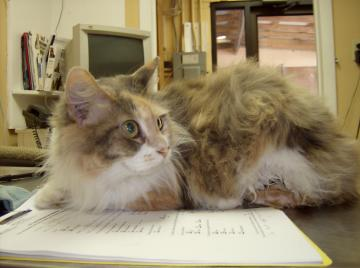
#> input picture Data/CatsDogs/PetImages/Cat/10092.jpg, 360 x 268 px; its folder holds only this picture in this run
$ jupyter execute --allow-errors Chapter_11_Support_Vector_Machine.ipynb
#> lines starting #> are read from the running program, lines starting #| are printed output that depends on the picture
#

# 11. Support Vector Machine

## CPE 490 590
## Rahul Bhadani

[cell 1]
import numpy as np
import matplotlib.pyplot as plt
from sklearn.datasets import make_circles
plt.rcParams['font.family'] = 'Serif'
plt.rcParams['font.size'] = 21

# Generate nonlinearly separable data
X, y = make_circles(n_samples=500, noise=0.1, factor=0.5, random_state=42)

# Plot the data
plt.figure(figsize=(8, 6))
plt.scatter(X[y == 0, 0], X[y == 0, 1], color='red', label='Class 0', edgecolors='k')
plt.scatter(X[y == 1, 0], X[y == 1, 1], color='blue', label='Class 1', edgecolors='k')
plt.title('Nonlinearly Separable Data')
plt.xlabel('Feature 1')
plt.ylabel('Feature 2')
plt.legend()
plt.grid(True)

# Save the plot as a PDF
plt.savefig('../figures/nonlinearly_separable_data.pdf', format='pdf')

# Show the plot
plt.show()

# Hyperplane Equation

[cell 2]
import numpy as np
import matplotlib.pyplot as plt
from mpl_toolkits.mplot3d import Axes3D

# Define the hyperplane parameters
w = np.array([1, 2, 3])
beta = 4

# Choose a point x0 in 3D space
x0 = np.array([1, 1, 2])

# Calculate the projection of x0 onto the hyperplane
w_dot_x0 = np.dot(w, x0)
numerator = w_dot_x0 - beta
denominator = np.dot(w, w)
proj = x0 - (numerator / denominator) * w

# Create a meshgrid for the hyperplane
x = np.linspace(0, 2, 20)
y = np.linspace(0, 2, 20)
X, Y = np.meshgrid(x, y)
Z = (beta - w[0]*X - w[1]*Y) / w[2]

# Create the 3D plot
fig = plt.figure(figsize=(15, 15))
ax = fig.add_subplot(111, projection='3d')

# Plot the hyperplane with red-yellow colormap
surf = ax.plot_surface(X, Y, Z, cmap='autumn', alpha=0.7)


# Set labels and legend
ax.set_xlabel('X')
ax.set_ylabel('Y')
ax.set_zlabel('Z')

ax.view_init(elev=10, azim=120)
ax.set_box_aspect((1, 1, 1))

# Save the figure as PDF
plt.savefig('hyperplane.pdf', format='pdf', bbox_inches='tight')
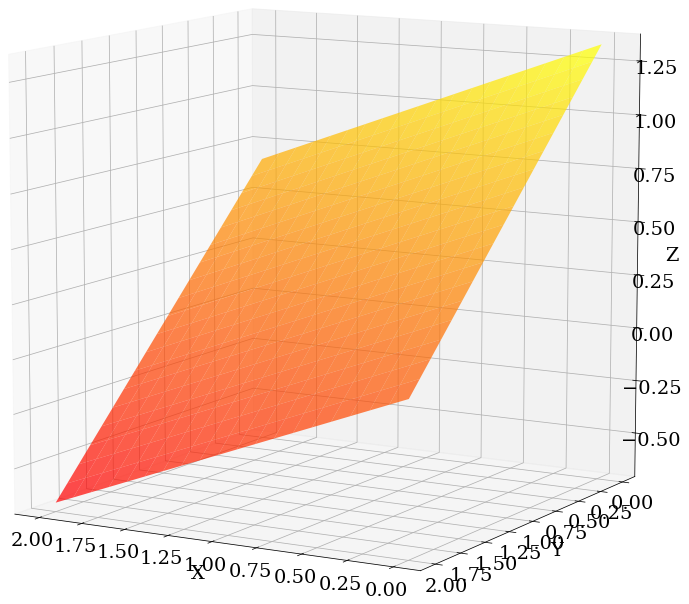
#> figure drawn by matplotlib, 1 panel

plt.show()

[cell 3]
import numpy as np
import matplotlib.pyplot as plt
from mpl_toolkits.mplot3d import Axes3D

# Define the hyperplane parameters
w = np.array([1, 2, 3])
beta = 4

# Choose a point x0 in 3D space
x0 = np.array([1, 1, 2])

# Calculate the projection of x0 onto the hyperplane
w_dot_x0 = np.dot(w, x0)
numerator = w_dot_x0 - beta
denominator = np.dot(w, w)
proj = x0 - (numerator / denominator) * w

# Create a meshgrid for the hyperplane
x = np.linspace(0, 2, 20)
y = np.linspace(0, 2, 20)
X, Y = np.meshgrid(x, y)
Z = (beta - w[0]*X - w[1]*Y) / w[2]

# Create the 3D plot
fig = plt.figure(figsize=(15, 15))
ax = fig.add_subplot(111, projection='3d')

# Plot the hyperplane with red-yellow colormap
surf = ax.plot_surface(X, Y, Z, cmap='autumn', alpha=0.7)

# Plot the original point and its projection
ax.scatter(*x0, color='blue', s=100, label='$\\mathbf{x}_0$')
ax.scatter(*proj, color='green', s=100, label='Projection')

# Draw the perpendicular line connecting x0 to its projection
ax.plot([x0[0], proj[0]], [x0[1], proj[1]], [x0[2], proj[2]],
        color='black', linestyle='--', linewidth=2, label='Perpendicular line')

# Set labels and legend
ax.set_xlabel('X')
ax.set_ylabel('Y')
ax.set_zlabel('Z')
ax.legend()
ax.view_init(elev=10, azim=120)
ax.set_box_aspect((1, 1, 1))

# Save the figure as PDF
plt.savefig('hyperplane_projection.pdf', format='pdf', bbox_inches='tight')

plt.show()

# 1. SVM: Linear Hyperplane Separation

### Problem: Generate a linearly separarelable dataset consisting of two class, implement support vector machine to separate them. Also create plot in matplotlib to visualize the maximum separation and support vectors.

### Steps:

- **Generate a Linearly Separable Dataset:** We’ll create a synthetic dataset with two classes that are linearly separable. For demonstration purposes, we'll generate random data points using make_blobs from sklearn.datasets.
- **Implement Support Vector Machine (SVM):** We’ll use the `LinearSVC` class from `sklearn.sv`m to train an SVM model on our dataset. This classifier aims to find the optimal hyperplane that maximizes the separation between the two classes.
- **Visualize the Decision Boundary and Support Vectors:** We’ll plot the decision boundary and highlight the support vectors.

## Generation Synethetic Dataset

[cell 4]
import numpy as np
import matplotlib.pyplot as plt
from sklearn.datasets import make_blobs
from sklearn.svm import LinearSVC
from sklearn.inspection import DecisionBoundaryDisplay
plt.rcParams['font.family'] = 'Serif'
plt.rcParams['font.size'] = 21


# Generate a linearly separable dataset
X, y = make_blobs(n_samples=100, centers=[[2, 2], [-3, -2]], random_state=0)

# Train a Linear SVM

[cell 5]
## The large value of C means clearly seaprable case
clf = LinearSVC(C=1e6, loss="hinge", random_state=42, dual="auto").fit(X, y)

# Obtain the support vectors

[cell 6]
decision_function = clf.decision_function(X)
support_vector_indices = np.where(np.abs(decision_function) <= 1 + 1e-15)
support_vectors = X[support_vector_indices]

# Plot the data points and decision boundary

[cell 7]
plt.figure(figsize=(8, 8))
plt.scatter(X[:, 0], X[:, 1], c=y, s=60, cmap=plt.cm.Paired)
ax = plt.gca()
DecisionBoundaryDisplay.from_estimator(
    clf,
    X,
    ax=ax,
    grid_resolution=50,
    plot_method="contour",
    colors="k",
    levels=[-1, 0, 1],
    alpha=0.5,
    linestyles=["--", "-", "--"],
)
plt.scatter(support_vectors[:, 0], support_vectors[:, 1], s=300, linewidth=2, facecolors="none", edgecolors="k")
plt.title("Linear SVM Decision Boundary")
plt.xlabel("Feature 1")
plt.ylabel("Feature 2")
plt.tight_layout()
#plt.axis('equal')

plt.show()

# 2. SVM: Linear Hyperplane with Fuzzy Separation

# Generate dataSet that may need some misclassfication

[cell 8]
# Generate a linearly separable dataset
X, y = make_blobs(n_samples=200, centers=2, random_state=0)

# Train SVM

## Set C = 1 for penalty (regularzation)

[cell 9]
clf = LinearSVC(C=1, loss="hinge", random_state=42, dual="auto", max_iter=2000).fit(X, y)

# Obtain the Support Vectors and Plot

[cell 10]
decision_function = clf.decision_function(X)
support_vector_indices = np.where(np.abs(decision_function) <= 1 + 1e-15)
support_vectors = X[support_vector_indices]

# Plot the data points and decision boundary
plt.figure(figsize=(10, 10))
plt.scatter(X[:, 0], X[:, 1], c=y, s=90, cmap=plt.cm.Paired)
ax = plt.gca()
DecisionBoundaryDisplay.from_estimator(
    clf,
    X,
    ax=ax,
    grid_resolution=50,
    plot_method="contour",
    colors="k",
    levels=[-1, 0, 1],
    alpha=0.5,
    linestyles=["--", "-", "--"],
)
plt.scatter(support_vectors[:, 0], support_vectors[:, 1], s=300, linewidth=2, facecolors="none", edgecolors="k")
plt.title("Linear SVM Decision Boundary")
plt.xlabel("Feature 1")
plt.ylabel("Feature 2")
plt.tight_layout()
plt.show()
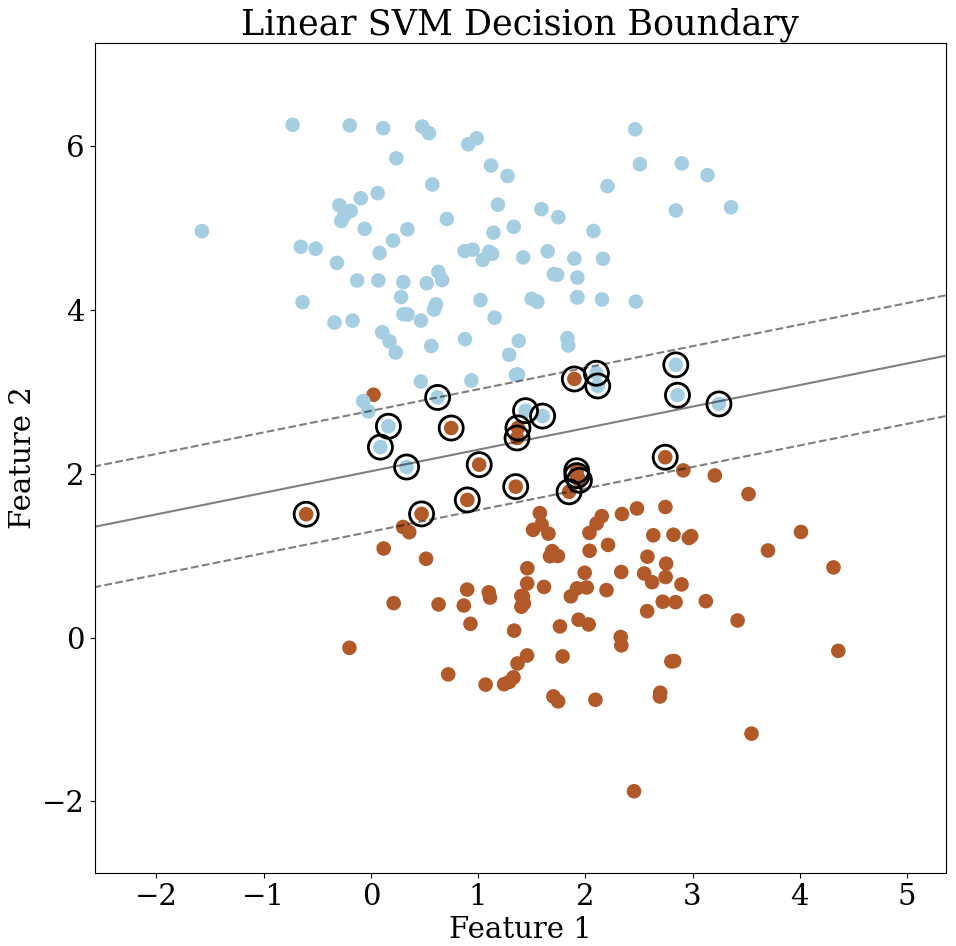
#> figure drawn by matplotlib, 1 panel

# 3. Image Classification using SVM

In this notebook, we will read a folder containing two subfolders to train an SVM Classifier to distinguish between images of cats and dogs.
As images are not of the same size, we will be resizing them using OpenCV python package.

[cell 11]
import cv2
import os
import numpy as np
from sklearn import svm
from sklearn.model_selection import train_test_split

# Define function to load images from given directories

[cell 12]
def load_images_from_folder(folder):
#> called with folder = '../Data/CatsDogs/PetImages/Cat/'
    images = []
    for filename in os.listdir(folder):
        img = cv2.imread(os.path.join(folder,filename))
#> img is the input picture: shape (268, 360, 3); mean B, G, R 105.5, 135.2, 149.3
        if img is not None:
            img = cv2.resize(img, (64, 64))  # Resize image
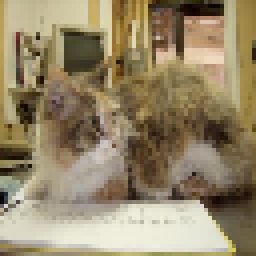
#> img: shape (64, 64, 3) (shown 4 times larger); mean B, G, R 105.5, 135.1, 149.2
            images.append(img)
    return images

# Load images

[cell 13]
cats = load_images_from_folder('../Data/CatsDogs/PetImages/Cat/')
#> cats = 1 item
#> (the rest of this cell did not finish here and is left out)


# Create Labels and Combine Data

#> (a cell that did not finish here is left out)

# Flatten Image and Normalize it

#> (a cell that did not finish here is left out)

# Split data into training and testing sets

#> (a cell that did not finish here is left out)

# Train SVM

[cell 17]
clf = svm.SVC()
#> (the rest of this cell did not finish here and is left out)

# Test Accuracy

#> (a cell that did not finish here is left out)

# Predict a new image

[cell 19]
new_image = cv2.imread('../Data/CatsDogs/dog.jpg')
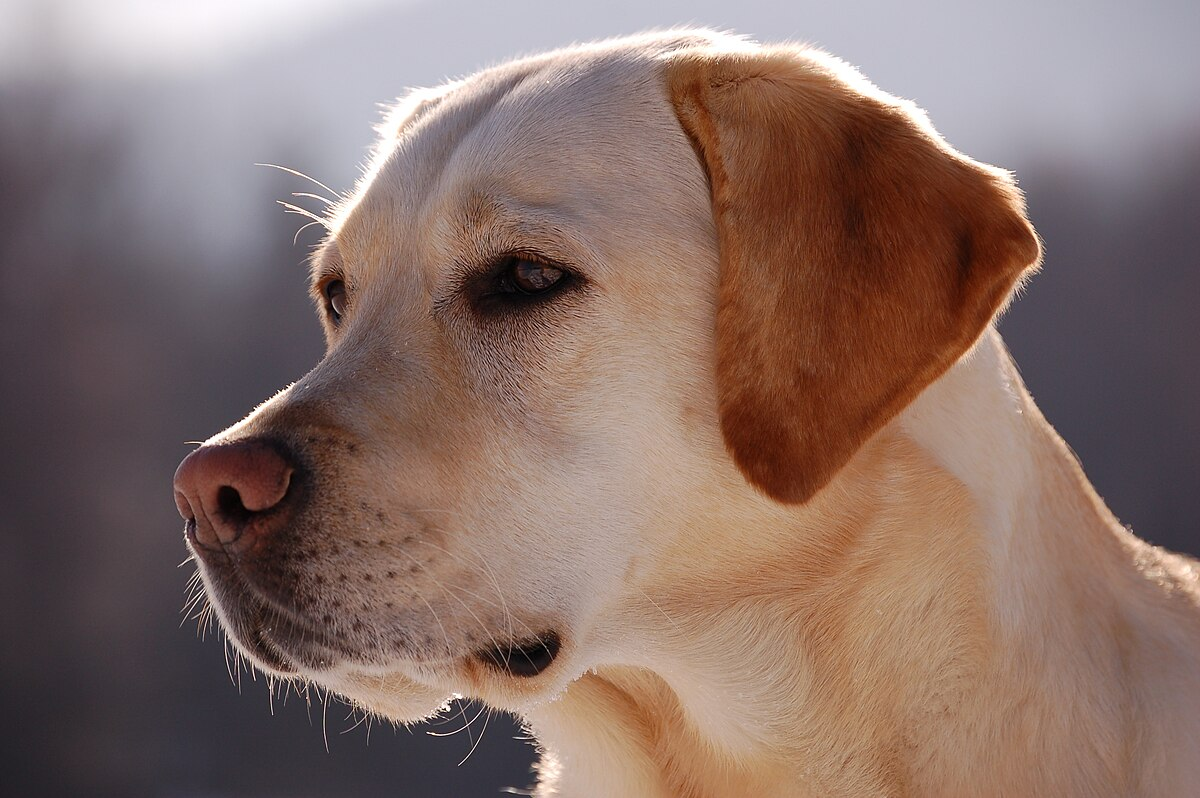
#> input picture Data/CatsDogs/dog.jpg, 1200 x 798 px
#> new_image is the input picture: shape (798, 1200, 3); mean B, G, R 104, 110.8, 134.1
new_image = cv2.resize(new_image, (64, 64))  # Resize image
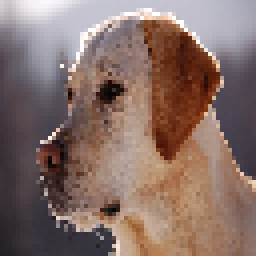
#> new_image: shape (64, 64, 3) (shown 4 times larger); mean B, G, R 104, 110.9, 134.3
new_image = new_image.flatten() / 255.0
#> new_image = 12288 values, max 1 at index 495, min 0.00392 at index 3921, mean 0.456
#> (the rest of this cell did not finish here and is left out)

[cell 20]
new_image = cv2.imread('../Data/CatsDogs/cat.jpg')
#> (the rest of this cell did not finish here and is left out)

# 4. Nonlinear Separation

### Problem: Generate halfmoon dataset consisting of two class, implement support vector machine to separate them. Also create plot in matplotlib to visualize the maximum separation and support vectors.

## Generation Synethetic Dataset

[cell 21]
import numpy as np
import matplotlib.pyplot as plt
plt.rcParams['font.family'] = 'Serif'
plt.rcParams['font.size'] = 15


from sklearn.datasets import make_moons

# Generate the half moon dataset
X, y = make_moons(n_samples=500, noise=0.18, shuffle=False)


# Plot the dataset
plt.scatter(X[:, 0], X[:, 1], c=y, cmap=plt.cm.Paired)
plt.title("Half Moon Dataset")
plt.xlabel("Feature 1")
plt.ylabel("Feature 2")
plt.show()
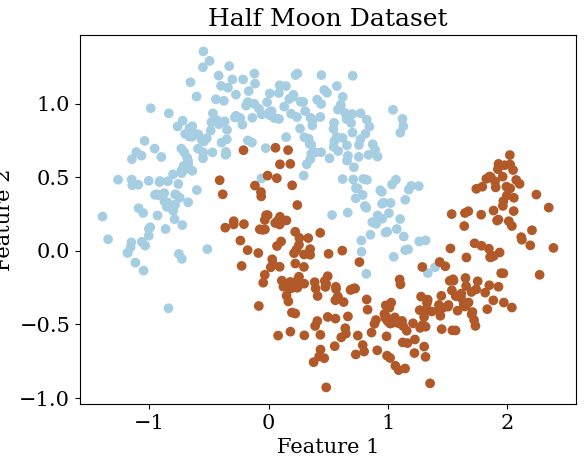
#> figure drawn by matplotlib, 1 panel

# Train a nonLinear SVM

We’ll use the Support Vector Machine (SVM) algorithm to classify the data. Scikit-learn provides different SVM classifiers, including SVC (for linear kernel), NuSVC, and LinearSVC. Additionally, we’ll explore three different kernel functions: polynomial, Gaussian (RBF), and sigmoid.

[cell 22]
from sklearn.svm import SVC, NuSVC, LinearSVC

# Initialize SVM classifiers
clf_linear = SVC(kernel='linear')
clf_poly = SVC(kernel='poly', degree=4, coef0=1, C=5)
clf_rbf = SVC(kernel='rbf', gamma=5, C=0.001)
clf_sigmoid = SVC(kernel='sigmoid', coef0=0.3)

# Fit the classifiers to the data
clf_linear.fit(X, y)
clf_poly.fit(X, y)
clf_rbf.fit(X, y)
clf_sigmoid.fit(X, y)

# Plot the decision function for linear seapration

[cell 23]
from sklearn.inspection import DecisionBoundaryDisplay
decision_function = clf_linear.decision_function(X)
support_vector_indices = np.where(np.abs(decision_function) <= 1 + 1e-15)
support_vectors = X[support_vector_indices]

plt.figure(figsize=(8, 6))
plt.scatter(X[:, 0], X[:, 1], c=y, s=30, cmap=plt.cm.Paired)
ax = plt.gca()
DecisionBoundaryDisplay.from_estimator(
    clf_linear,
    X,
    ax=ax,
    grid_resolution=50,
    plot_method="contour",
    colors="k",
    levels=[-1, 0, 1],
    alpha=0.5,
    linestyles=["--", "-", "--"],
)
plt.scatter(support_vectors[:, 0], support_vectors[:, 1], s=100, linewidth=1, facecolors="none", edgecolors="k")
plt.title("Linear SVM Decision Boundary")
plt.xlabel("Feature 1")
plt.ylabel("Feature 2")
plt.tight_layout()
plt.show()
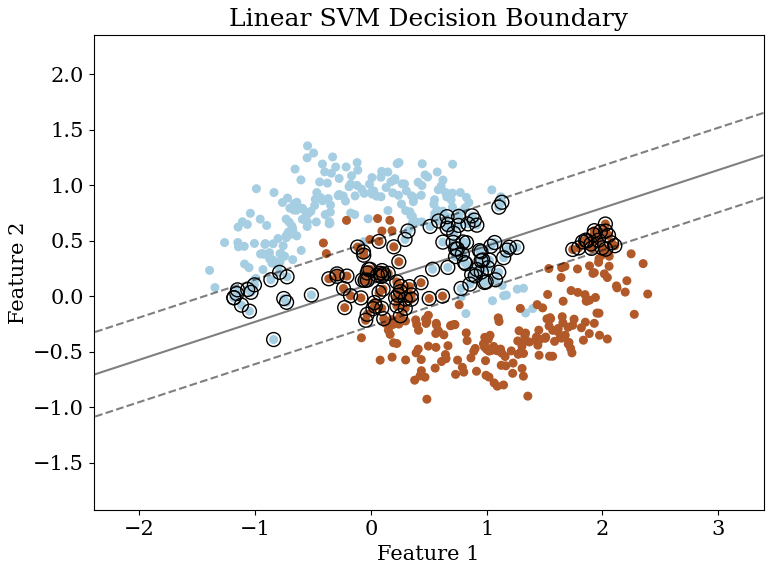
#> figure drawn by matplotlib, 1 panel

# Plot the decision function for polynomial seapration

[cell 24]
xx, yy = np.meshgrid(np.linspace(X[:, 0].min(), X[:, 0].max(), 500),
                     np.linspace(X[:, 1].min(), X[:, 1].max(), 500))

Z_poly = clf_poly.decision_function(np.c_[xx.ravel(), yy.ravel()])
Z_poly = Z_poly.reshape(xx.shape)

plt.figure(figsize=(10,10))
plt.imshow(
    Z_poly,
    interpolation="nearest",
    extent=(xx.min(), xx.max(), yy.min(), yy.max()),
    aspect="auto",
    origin="lower",
    cmap=plt.cm.PuOr_r,
)
contours = plt.contour(xx, yy, Z_poly, levels=[0], linewidths=2, linestyles="dashed")
plt.scatter(X[:, 0], X[:, 1], s=30, c=y, cmap=plt.cm.Paired, edgecolors="k")
plt.axis([-3, 3, -3, 3])
plt.title('Linear SVM classifier using polynomial Kernel')
plt.xlabel('X1')
plt.ylabel('X2')
plt.show()
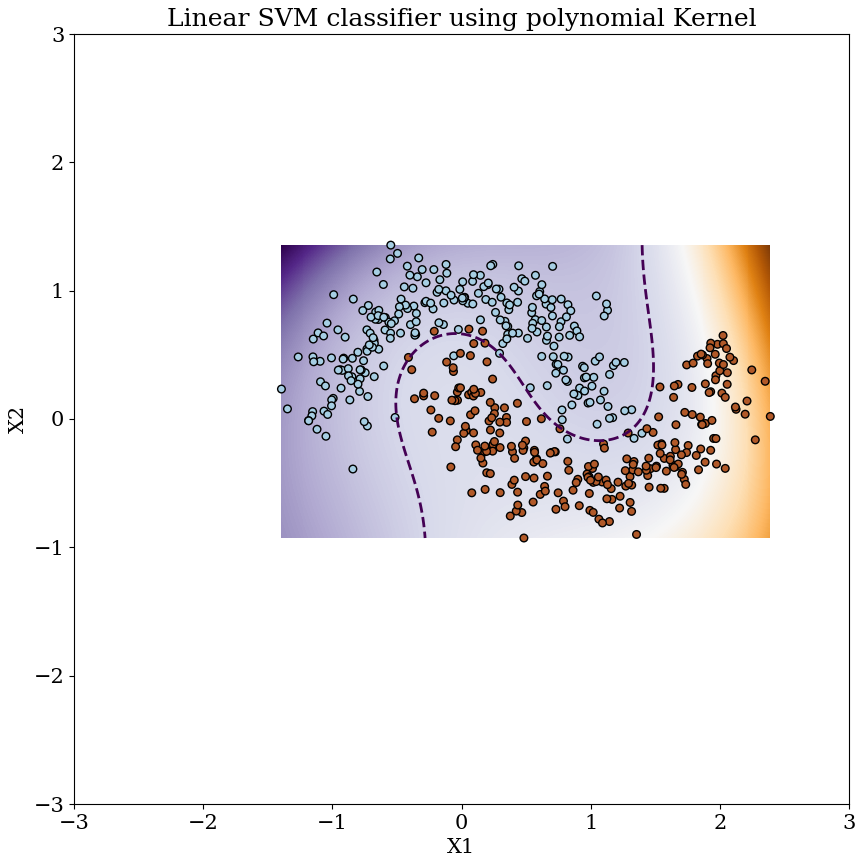
#> figure drawn by matplotlib, 1 panel

# Plot the decision function for RBF kernel

[cell 25]
xx, yy = np.meshgrid(np.linspace(-3, 3, 500), np.linspace(-3, 3, 500))
np.random.seed(0)


Z_rbf = clf_rbf.decision_function(np.c_[xx.ravel(), yy.ravel()])
Z_rbf = Z_rbf.reshape(xx.shape)

plt.figure(figsize=(10,10))
plt.imshow(
    Z_rbf,
    interpolation="nearest",
    extent=(xx.min(), xx.max(), yy.min(), yy.max()),
    aspect="auto",
    origin="lower",
    cmap=plt.cm.PuOr_r,
)
contours = plt.contour(xx, yy, Z_rbf, levels=[0], linewidths=2, linestyles="dashed")
plt.scatter(X[:, 0], X[:, 1], s=30, c=y, cmap=plt.cm.Paired, edgecolors="k")
plt.axis([-3, 3, -3, 3])
plt.title('Linear SVM classifier using RBF Kernel')
plt.xlabel('X1')
plt.ylabel('X2')
plt.show()
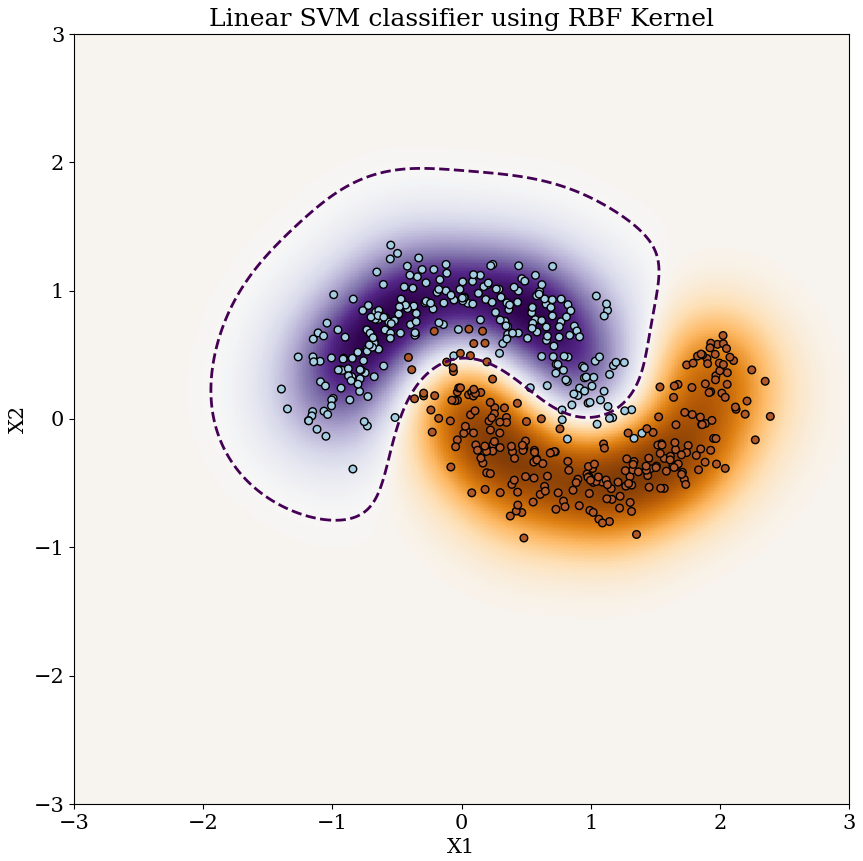
#> figure drawn by matplotlib, 1 panel

# Plot the decision function for Sigmoid kernel

[cell 26]
xx, yy = np.meshgrid(np.linspace(-3, 3, 500), np.linspace(-3, 3, 500))
np.random.seed(0)


Z_s = clf_sigmoid.decision_function(np.c_[xx.ravel(), yy.ravel()])
Z_s = Z_s.reshape(xx.shape)

plt.figure(figsize=(10,10))
plt.imshow(
    Z_s,
    interpolation="nearest",
    extent=(xx.min(), xx.max(), yy.min(), yy.max()),
    aspect="auto",
    origin="lower",
    cmap=plt.cm.PuOr_r,
)
contours = plt.contour(xx, yy, Z_s, levels=[0], linewidths=2, linestyles="dashed")
plt.scatter(X[:, 0], X[:, 1], s=30, c=y, cmap=plt.cm.Paired, edgecolors="k")
plt.axis([-3, 3, -3, 3])
plt.title('Linear SVM classifier using Sigmoid Kernel')
plt.xlabel('X1')
plt.ylabel('X2')
plt.show()
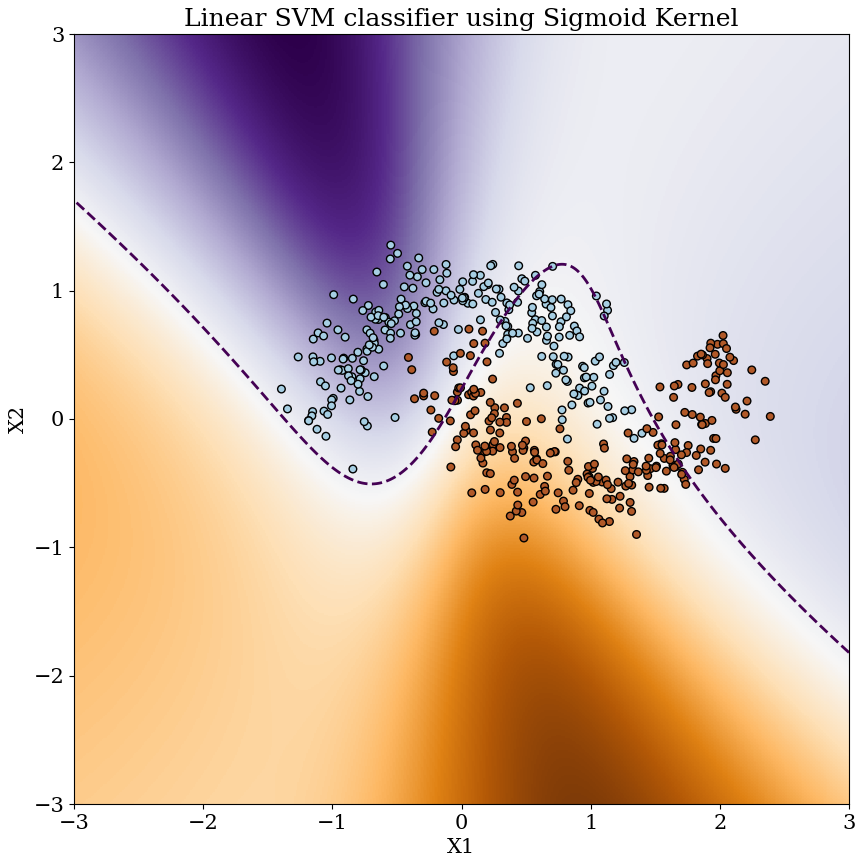
#> figure drawn by matplotlib, 1 panel
